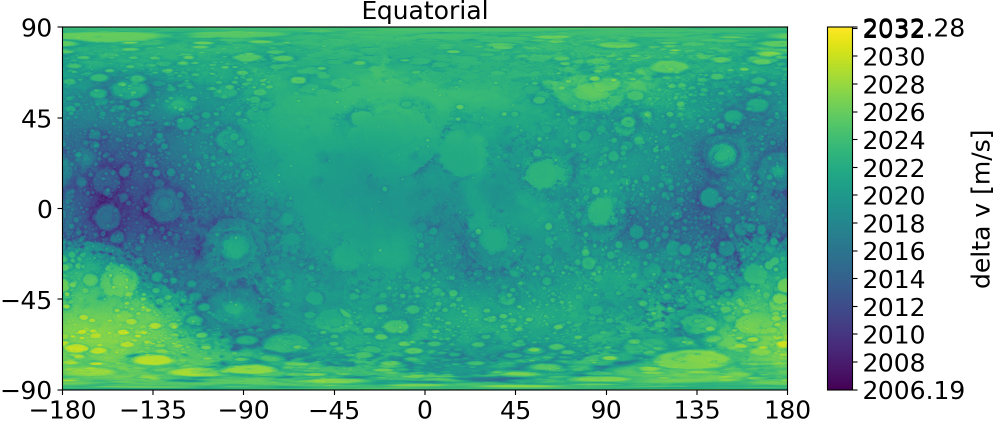
#> input picture doc/img/AcDc_dv_map_equat.png, 1990 x 847 px, given in place of ldem_64.tif, which was not available (shown at 1/2 size)
$ jupyter execute --allow-errors B_Transport_efficiency.ipynb   (text cells are left out)
#> lines starting #> are read from the running program, lines starting #| are printed output that depends on the picture; pictures that were not available may be replaced by others from this repository, and a replacement may not be noted
[cell 1]
from PIL import Image, ImageTk, ImageMath, ImageOps
Image.MAX_IMAGE_PIXELS = 1000000000
import PIL.ImageGrab as ImageGrab
import cv2
import numpy as np
from tqdm.notebook import tqdm
import matplotlib.pyplot as plt
import pandas as pd
pd.set_option('display.expand_frame_repr', False)
import matplotlib.pyplot as plt
import matplotlib.pylab as pl
import matplotlib.gridspec as gridspec
import matplotlib.colors as colors
from matplotlib.ticker import (MultipleLocator, AutoMinorLocator)
from matplotlib import cm
from matplotlib.colors import ListedColormap, LinearSegmentedColormap
from io import StringIO
from csv import writer
from scipy import integrate
import math
import time as time_lib
import xarray as xr
import subprocess
import json
from prettytable import *
import plotly.express as px
from IPython.display import Image as IPImage

inferno = cm.get_cmap('inferno', 256)

def current_milli_time():
    return round(time_lib.time() * 1000 *1000)

#> (a cell that did not finish here is left out)

[cell 3]
height_data = np.array(Image.open(".\sources\map\heightmap\ldem_64.tif"))
#> height_data is the input picture: shape (847, 1990, 4); mean R, G, B, A 111, 181.9, 163.5, 171.8

[cell 4]
data = cv2.resize(height_data, dsize=(2000,1000), interpolation=cv2.INTER_NEAREST)
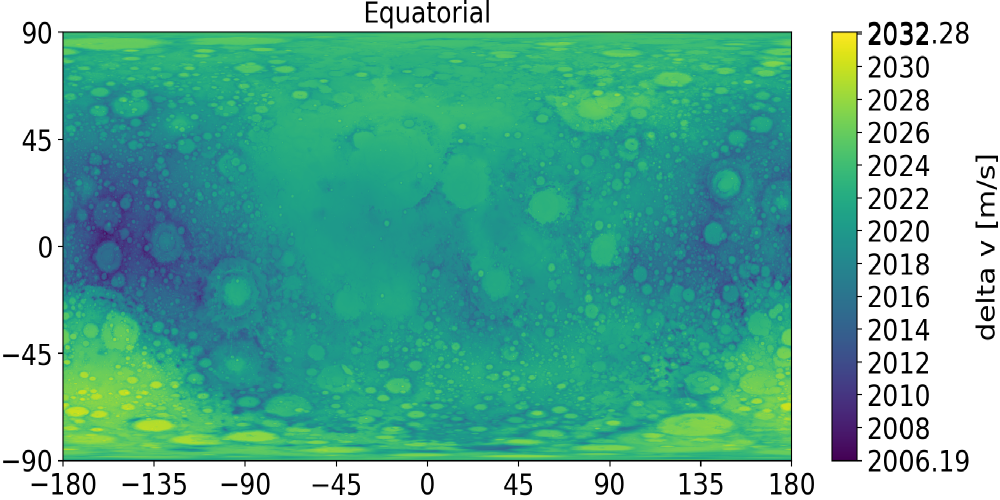
#> data: shape (1000, 2000, 4) (shown at 1/2 size); mean R, G, B, A 111.1, 182, 163.6, 171.8; transparent parts drawn white
#> (the rest of this cell did not finish here and is left out)

#> (a cell that did not finish here is left out)

[cell 6]
r_ref = 1_737_400
r_min = np.min(height_data) + r_ref
#> r_min = 1737400
r_max = np.max(height_data) + r_ref
#> r_max = 1737655
r_perc = (1-(r_min/r_max )) * 100
#> r_perc = 0.0147

def ascent_into_circular(r,r_orbit):
#> called with r = 1737655, r_orbit = 1837400
    g_0_moon = 1.625
    mu_moon = 4.904*(10**12)

    v_orbit = np.sqrt(mu_moon/r_orbit)
    v_ascent = np.sqrt(2*g_0_moon*(r-((r**2)/r_orbit)))
#> v_ascent = 553.7

    dv = np.sqrt(v_orbit**2 + v_ascent**2)
#> dv = 1725
    return dv

h_LLO = 100_000
r_orbit = r_ref + h_LLO

dv_min = ascent_into_circular(r_max,r_orbit)
#> dv_min = 1725
dv_max = ascent_into_circular(r_min,r_orbit)
#> dv_max = 1725.2

dv_perc = (1-(dv_min/dv_max )) * 100
#> dv_perc = 0.0124

print('r_orbit',r_orbit)
print('r_min:',f'{r_min:0.2f}','r_max',f'{r_max:0.2f}','r_perc',f'{r_perc:0.5f}','%')
#| r_min: 1737400.00 r_max 1737655.00 r_perc 0.01467 %
print('dv_min:',f'{dv_min:0.3f}','dv_max',f'{dv_max:0.3f}','dv_perc',f'{dv_perc:0.5f}','%')
#| dv_min: 1724.982 dv_max 1725.196 dv_perc 0.01241 %

[cell 7]
def ground_vel(Lat):
    omega = 2 * np.pi / 2.360592E6 # [s] = (2pi/27.321661 [days])
    v_ground = omega * r_surface(Lat) # [m/s] into direction of turn
    return v_ground

def r_surface(Lat):
    r_axis = np.cos(np.deg2rad(Lat)) * r_moon
    return r_axis

#> (a cell that did not finish here is left out)

[cell 9]
test_Lat = np.linspace(-90,90,180)
#> (the rest of this cell did not finish here and is left out)

[cell 10]
# Create a Map with the shape of height_data.shape
Lat_steps_n = height_data.shape[0]
#> Lat_steps_n = 847
ground_speed_Lat_vec = np.zeros(Lat_steps_n)
#> ground_speed_Lat_vec = 847 values from 0 to 0
#> (the rest of this cell did not finish here and is left out)

#> (a cell that did not finish here is left out)

#> (a cell that did not finish here is left out)

[cell 13]
display(IPImage(filename='maps/preparation/NRHO/original.png',width=600))

[cell 14]
# handcrafting all colors (BGR) from jet together in full 8-bit
# (matplotlib jet is slightly different)
# create mapping to dv values

jet_colormap_colors = []
mapping = {}

# 2.4 - 2.6
for i in np.arange(128,256,1):
    pixel = [i,0,0]
    jet_colormap_colors.append(pixel)
    mapping[str(pixel)] = 0

# 2.6 - 2.8
for i in np.arange(0,256,1):
    pixel = [255,i,0]
    jet_colormap_colors.append(pixel)
    mapping[str(pixel)] = 0

# 2.8 - 3.0
for i in np.arange(0,256,1):
    pixel = [255-i,255,i]
    jet_colormap_colors.append(pixel)
    mapping[str(pixel)] = 0

# 3.0 - 3.2
#for i in np.arange(0,256,1):
#    pixel = [0,255-i,255]
#    jet_colormap_colors.append(pixel)
#    mapping[str(pixel)] = None


# known values
mapping[str([255,80,0]   )] = 2600 # [m/s]
mapping[str([207,255,48] )] = 2800 # [m/s]

# from 2600 to 2800 number of steps
intermediates = (255-80) + (48)
step = (2800-2600) / intermediates

# compute first entry '[128, 0, 0]'
first_value = 2600 - ( (80+255-128)* step)

for i , val in enumerate(mapping):
    mapping[str(val)] = round(first_value + step*i,2)

# add zero
mapping[str([0,0,0])] = None # used when no value

print(jet_colormap_colors[0:5],' ... ',jet_colormap_colors[-5:])
mapping

[cell 15]
# maps/preparation/NRHO/canvas.png

[cell 16]
jet_colormap_image  = cv2.imread('maps/preparation/NRHO/canvas.png')
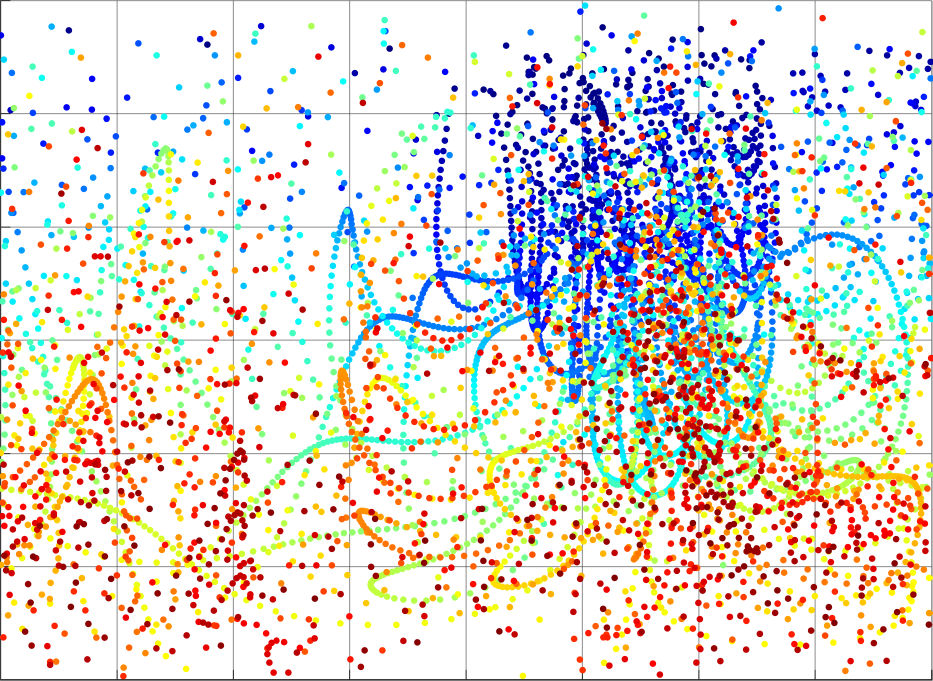
#> input picture maps/preparation/NRHO/canvas.png, 3729 x 2721 px (shown at 1/4 size)
#> jet_colormap_image is the input picture: shape (2721, 3729, 3); mean B, G, R 211.9, 219, 222.9

jet_color_mask = np.zeros(jet_colormap_image.shape[:2], dtype=np.uint8)

#> (the rest of this cell did not finish here and is left out)

#> (a cell that did not finish here is left out)

[cell 18]
def find_minimum_pixel_by_jet_colormap(image):
    rows, cols, _ = image.shape

    min_pixel = None
    min_jet_index = float('inf')

    pixels_1d = image.reshape(-1, 3)
    unique_pixels = np.unique(pixels_1d, axis=0)

    for i in unique_pixels:
            blue_value = i[0]
            green_value = i[1]
            red_value = i[2]

            if blue_value == 0 and green_value == 0 and red_value == 0:
                pass
            else:
                jet_index = blue_value + 256 * green_value + 256 * 256 * red_value

                if jet_index < min_jet_index:
                    min_jet_index = jet_index
                    min_pixel = i

    if min_pixel is None:
        min_pixel = [0,0,0]
    return min_pixel

[cell 19]
img = cv2.imread('maps/preparation/NRHO/canvas_edit.png') # [0] Blue [1] Green [2] Red
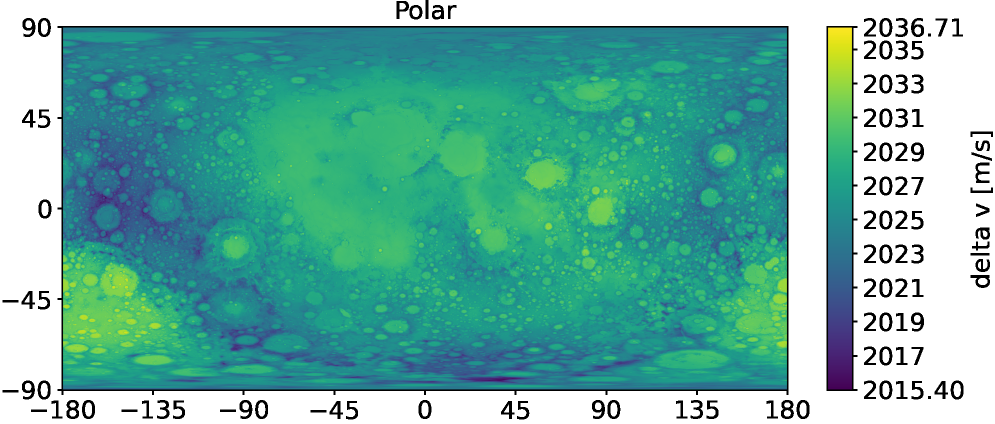
#> input picture doc/img/AcDc_dv_map_polar.png, 1990 x 847 px, given in place of canvas_edit.png, which was not available (shown at 1/2 size)
#> img is the input picture: shape (847, 1990, 3); mean B, G, R 166.5, 178.8, 110.5
print(img.shape)
#| (847, 1990, 3)

# original map had non equal axis scaling
# 6 x 30° Lat height
# 8 x 45° Lon width
# 3729 x 2721 resolution


# square tiles in degrees
tile_deg_res = 20 # [deg]

# create tile height
#tile_height = 30/res_div # deg
divider_h = 180/tile_deg_res
tile_height_px = int(img.shape[0]/divider_h) # px
#> tile_height_px = 94

# create tile width
#tile_width = 45/res_div # deg
divider_w = 360/tile_deg_res
tile_width_px = int(img.shape[1]/divider_w) # px
#> tile_width_px = 110

Lat = int(img.shape[0] / tile_height_px)
#> Lat = 9
Lon = int(img.shape[1] / tile_width_px)
#> Lon = 18

print(Lat,Lon)
#| 9 18

# for X-Array result
dv_map_NRHO_raw = np.zeros((Lat,Lon))

#> (the rest of this cell did not finish here and is left out)

#> (a cell that did not finish here is left out)

[cell 21]
dv_map_NRHO_raw

[cell 22]
data = dv_map_NRHO_raw

# Iterate through each row and perform interpolation
# assumes high Longitudinal consistency at poles

for row_idx in range(data.shape[0]):
    row = data[row_idx]
    nan_indices = np.isnan(row)
    not_nan_indices = ~nan_indices

    if np.any(nan_indices):
        row_interp = np.interp(nan_indices.nonzero()[0], not_nan_indices.nonzero()[0], row[not_nan_indices])
        row[nan_indices] = row_interp

dv_map_NRHO = data
